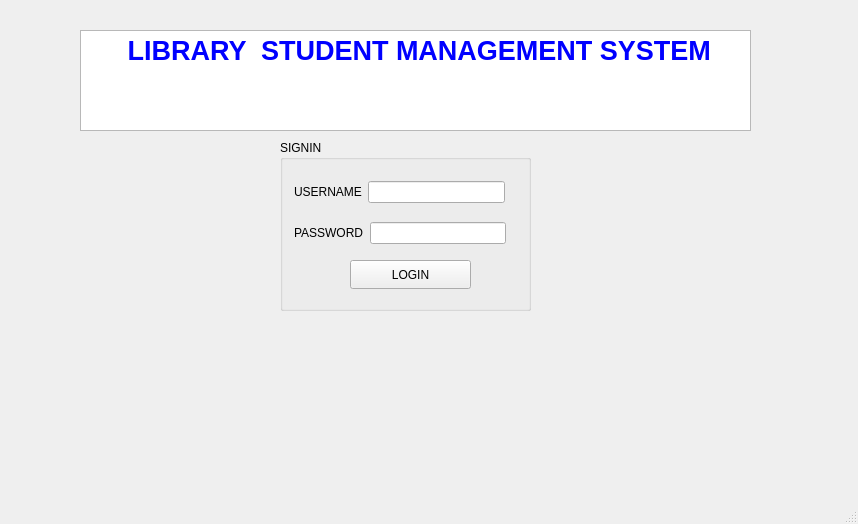
<?xml version="1.0" encoding="UTF-8"?>
<ui version="4.0">
 <class>MainWindow</class>
 <widget class="QMainWindow" name="MainWindow">
  <property name="geometry">
   <rect>
    <x>0</x>
    <y>0</y>
    <width>858</width>
    <height>524</height>
   </rect>
  </property>
  <property name="windowTitle">
   <string>MainWindow</string>
  </property>
  <property name="w" stdset="0">
   <bool>false</bool>
  </property>
  <widget class="QWidget" name="centralwidget">
   <widget class="QGroupBox" name="groupBox">
    <property name="geometry">
     <rect>
      <x>280</x>
      <y>140</y>
      <width>251</width>
      <height>171</height>
     </rect>
    </property>
    <property name="title">
     <string>SIGNIN</string>
    </property>
    <widget class="QPushButton" name="pushButton_login">
     <property name="geometry">
      <rect>
       <x>70</x>
       <y>120</y>
       <width>121</width>
       <height>29</height>
      </rect>
     </property>
     <property name="text">
      <string>LOGIN</string>
     </property>
    </widget>
    <widget class="QWidget" name="layoutWidget">
     <property name="geometry">
      <rect>
       <x>14</x>
       <y>37</y>
       <width>211</width>
       <height>30</height>
      </rect>
     </property>
     <layout class="QHBoxLayout" name="horizontalLayout">
      <item>
       <widget class="QLabel" name="label">
        <property name="text">
         <string>USERNAME</string>
        </property>
       </widget>
      </item>
      <item>
       <widget class="QLineEdit" name="lineEdit_username"/>
      </item>
     </layout>
    </widget>
    <widget class="QWidget" name="layoutWidget">
     <property name="geometry">
      <rect>
       <x>14</x>
       <y>78</y>
       <width>212</width>
       <height>30</height>
      </rect>
     </property>
     <layout class="QHBoxLayout" name="horizontalLayout_2">
      <item>
       <widget class="QLabel" name="label_2">
        <property name="text">
         <string>PASSWORD</string>
        </property>
       </widget>
      </item>
      <item>
       <widget class="QLineEdit" name="lineEdit_password"/>
      </item>
     </layout>
    </widget>
   </widget>
   <widget class="QTextBrowser" name="textBrowser">
    <property name="geometry">
     <rect>
      <x>80</x>
      <y>30</y>
      <width>671</width>
      <height>101</height>
     </rect>
    </property>
    <property name="sizePolicy">
     <sizepolicy hsizetype="Maximum" vsizetype="Maximum">
      <horstretch>0</horstretch>
      <verstretch>0</verstretch>
     </sizepolicy>
    </property>
    <property name="html">
     <string>&lt;!DOCTYPE HTML PUBLIC &quot;-//W3C//DTD HTML 4.0//EN&quot; &quot;http://www.w3.org/TR/REC-html40/strict.dtd&quot;&gt;
&lt;html&gt;&lt;head&gt;&lt;meta name=&quot;qrichtext&quot; content=&quot;1&quot; /&gt;&lt;meta charset=&quot;utf-8&quot; /&gt;&lt;style type=&quot;text/css&quot;&gt;
p, li { white-space: pre-wrap; }
hr { height: 1px; border-width: 0; }
li.unchecked::marker { content: &quot;\2610&quot;; }
li.checked::marker { content: &quot;\2612&quot;; }
&lt;/style&gt;&lt;/head&gt;&lt;body style=&quot; font-family:'Segoe UI'; font-size:9pt; font-weight:400; font-style:normal;&quot;&gt;
&lt;p align=&quot;center&quot; style=&quot; margin-top:0px; margin-bottom:0px; margin-left:0px; margin-right:0px; -qt-block-indent:0; text-indent:0px;&quot;&gt;&lt;span style=&quot; font-size:20pt; font-weight:700; color:#0000ff;&quot;&gt; LIBRARY  STUDENT MANAGEMENT SYSTEM&lt;/span&gt;&lt;/p&gt;&lt;/body&gt;&lt;/html&gt;</string>
    </property>
   </widget>
  </widget>
  <widget class="QMenuBar" name="menubar">
   <property name="geometry">
    <rect>
     <x>0</x>
     <y>0</y>
     <width>858</width>
     <height>25</height>
    </rect>
   </property>
  </widget>
  <widget class="QStatusBar" name="statusbar"/>
 </widget>
 <resources/>
 <connections/>
</ui>
